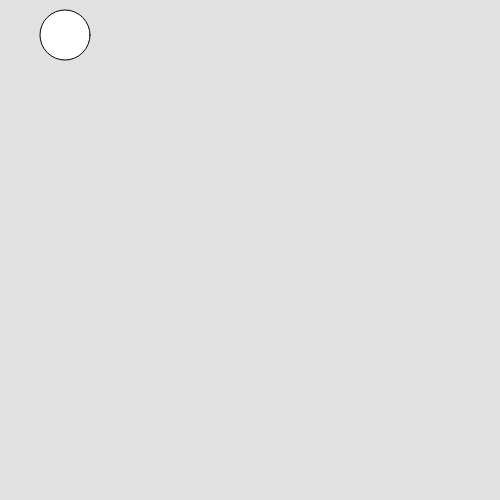
Frame 1 (no input)
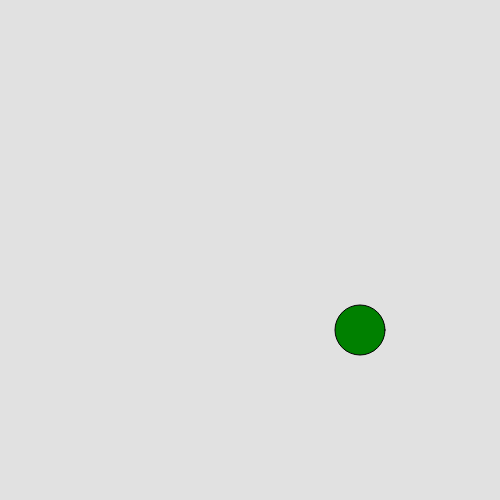
Frame 60 (no input)
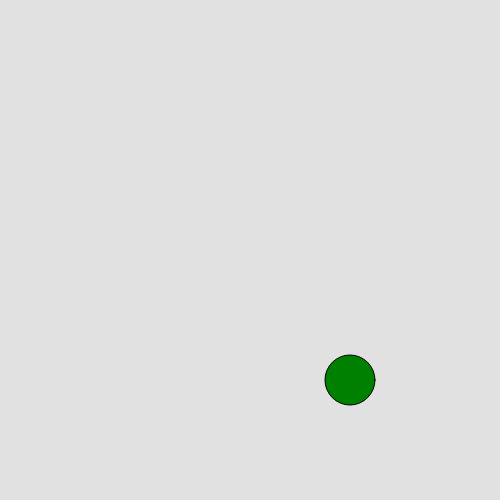
Frame 120 (the mouse pressed at the canvas centre since frame 60)

The p5.js sketch that drew these frames (run headless with seeded random() and noise() and a simulated clock; from frame 60 on, the mouse is pressed at the canvas centre):

// p5.js sketch
// ── sketch.js
function setup(){
    createCanvas(500,500);
    background(225);
}
var xCor = 65;
var yCor = 35;
var x= 5;
var y =5;

function draw(){
    background(225);
    ellipse(xCor,yCor,50);
    fill("green");
    if(xCor < 5 || xCor > 500) x= -x;
    if(yCor < 5 || yCor > 500) y= -y;
    xCor += x;
    yCor += y;
    
}








 
    
        
